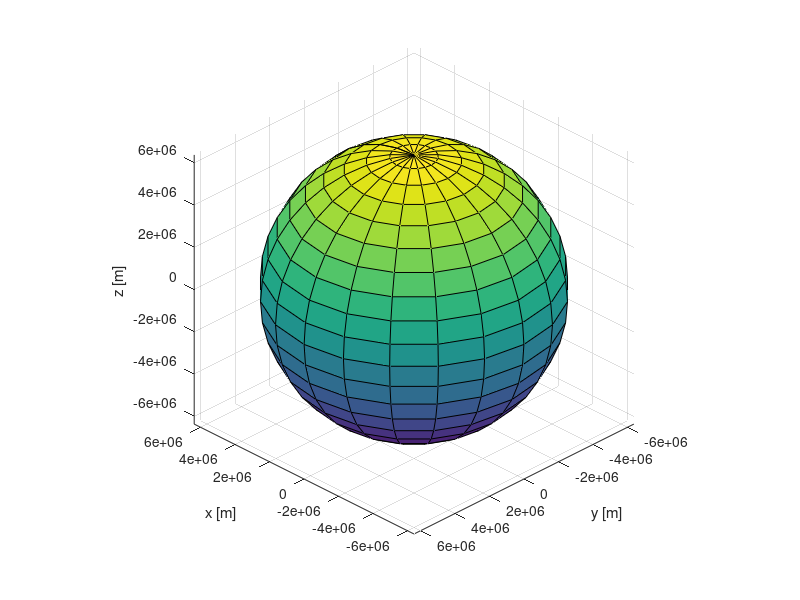

Write the MATLAB code that produced this figure. (Note: this script raises an error after producing the figure.)
% dr = 100;
% R_E = 6.37e6;
% rho = 2700;
% m = 0.1^3*4/3*pi*2700;
% C_m = 1e-5;
% lambda = 0.35e-6;
% D = 1.5;
% d = 100e3;
% Q = sqrt(2);
% v = 10e3;
% 
% E_l = (rho^2*m)^(1/3)/(pi*C_m)*lambda^2*Q^4/(D^2)*d^2*v*dr/R_E
close all
clear

dt = 1;
steps = 10000;
R = 6.371e6;
M = 5.972e24;
m = 0.07;
G = 6.674e-11;
x_0 = [0 0 R+400e3];
x = x_0;
v = [7700 0 0];
hold on

[x_earth,y_earth,z_earth] = sphere;
x_earth = x_earth-1;
y_earth = y_earth-1;
z_earth = z_earth-1;
a_earth = [1 1 1 1]*R;
s1 = surf(x_earth*a_earth(1,4)+a_earth(1,1),y_earth*a_earth(1,4)+a_earth(1,2),z_earth*a_earth(1,4)+a_earth(1,3));
% daspect([1 1 1])
view(-135,30)
rotate3d on
iss = [x(1) x(1) x(2) x(2) x(3) x(3)]+[-1 1 -1 1 -1 1].*50e3;
earth = [-1 1 -1 1 -1 1]*8e6;
axis vis3d
xlabel('x [m]')
ylabel('y [m]')
zlabel('z [m]')
grid on

plot3(x(1),x(2),x(3),'O','Color','w','MarkerSize',10,'MarkerFaceColor','k')
for i = 1:steps
    r = sqrt(x(1)^2+x(2)^2+x(3)^2);
    if r < R
        disp("boom")
        break
    end
    Fl = -10*v/sqrt(v(1)^2+v(2)^2+v(3)^2);
    Fg = -G*M*m*x/(r^3);
    F = Fg+Fl;
    a = F/m;
    v = v+a.*dt;
    prev_x = x;
    x = x+v.*dt;
    line([prev_x(1),x(1)],[prev_x(2),x(2)],[prev_x(3),x(3)],'LineWidth',2,'Color','k')
end
plot3(x(1),x(2),x(3),'O','Color','w','MarkerSize',10,'MarkerFaceColor','r')
mn = (x_0+x)/2;
val = max(abs(x_0-x));
impact = [mn(1) mn(1) mn(2) mn(2) mn(3) mn(3)]+[-1 1 -1 1 -1 1]*val*1;
axis(impact)
% r1 = rand();
% r2 = rand()
% c1 = rand();
% c2 = c1*(1/sqrt(r1)-sqrt(2*r2/r1/(r2+r1)))
% 
% r2 = r1^2/(2/(1/sqrt(r1)-c2/c1)^2-r1)

% nr = 99999;
% figure
% tic
% for i = 1:nr
%    line([0 0],[1 0],[1 1]) 
% end
% toc
% close all
% figure
% tic
% for i = 1:nr
%     x = [0 0];
%     y = [1 0];
%     z = [1 1];
%     line(x,y,z)
% end
% toc

% nr = 1000;
% 
% R = 6.371e6;
% M = 5.972e24;
% G = 6.674e-11;
% 
% r = 0.05;
% E = 10*100e3;
% T_tel = 1;
% T_atm = 1;
% S = 4*pi*r^2;
% C_m = 2e-5;
% phi2_R = 1;
% m = 2700*4/3*pi*r^3;
% 
% c1 = G*M;
% c2 = E*T_tel*T_atm*S*C_m/pi/phi2_R;
% v = c2/m;
% disp(v)
% R1 = R+365000;
% for i = 1:nr
%     R1 = R1^2/(2/(1/sqrt(R1)-c2/nr/c1)^2-R1);
% end
% disp(R+365000-R1)
% 
% R1 = R+365000;
% R1 = R1 - R1^2/(2/(1/sqrt(R1)-c2/c1)^2-R1);
% disp(R1)

